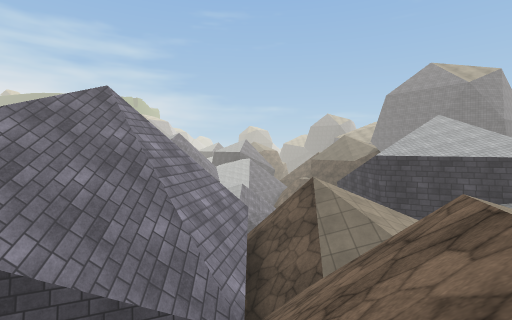
[1] (above)

20 first-person views from a walk through a Unity game level. The camera is 1.4 m above the floor, tilts 2° down and sees 85° across. The floor is counted in squares, 2 m on a side. Each view is taken from the middle of a square. On the plan, view 1 faces up. The plan holds only what a view shows up to about 9 squares ahead; the rest is blank. The place goes on beyond the plan. The player is left out. Some animated figures are left out. Some surface patterns are stand-ins.

[2]
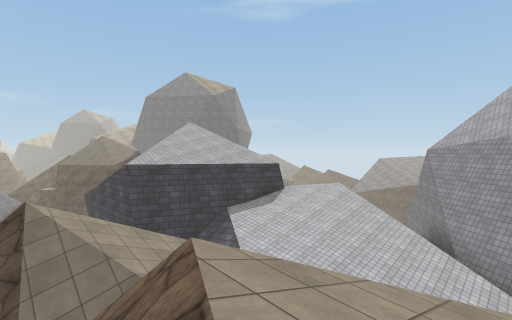

[3]
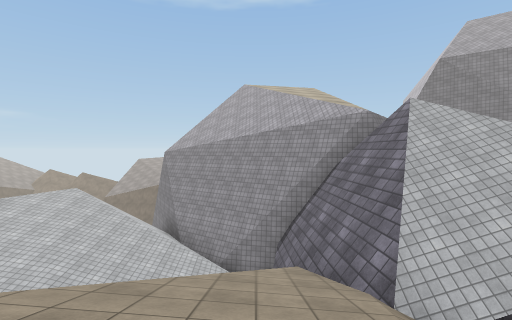

[4]
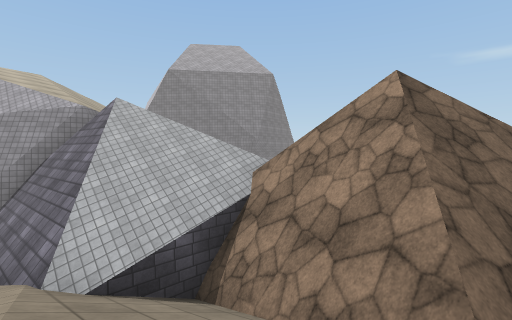

[5]
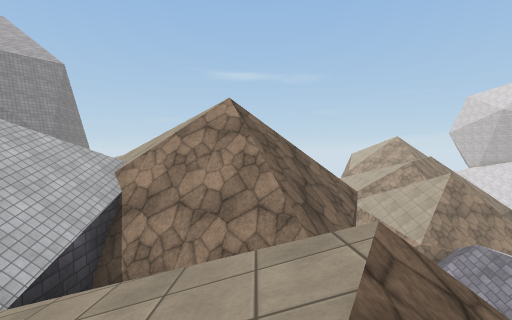

[6]
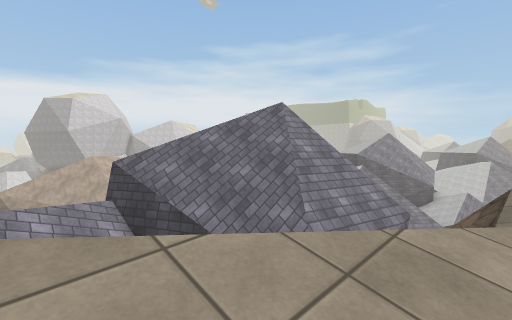

[7]
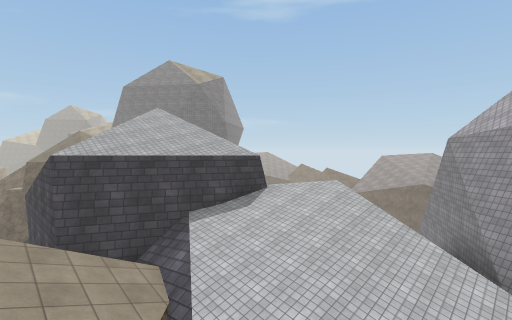

[8]
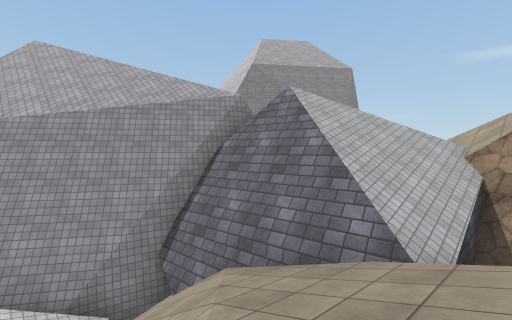

[9]
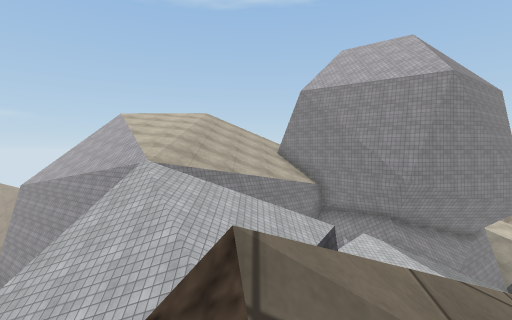

[10]
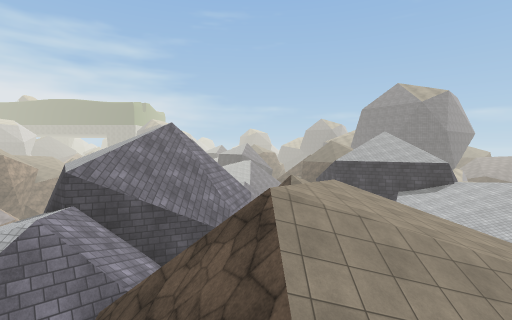

[11]
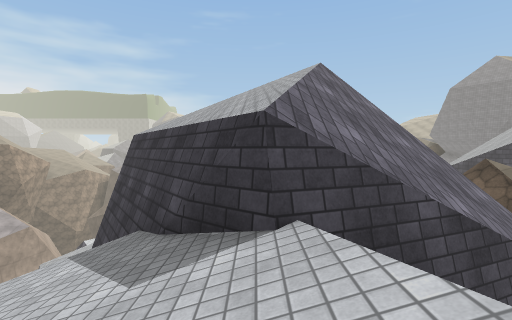

[12]
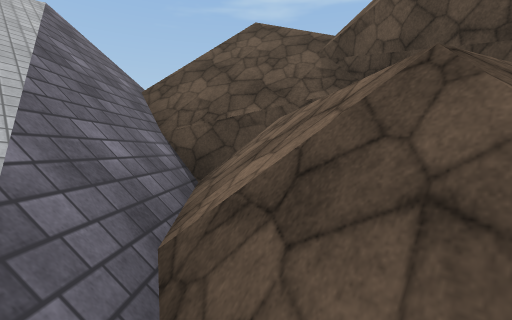

[13]
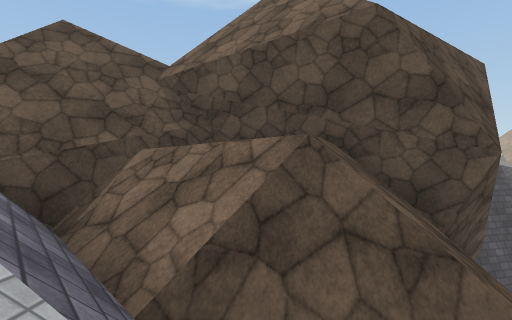

[14]
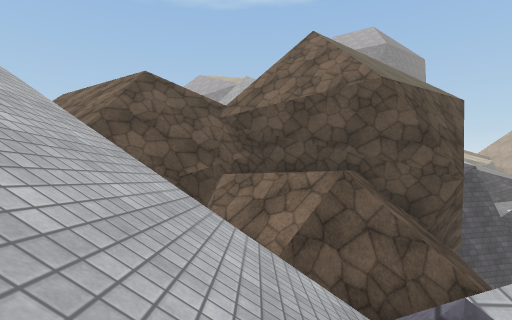

[15]
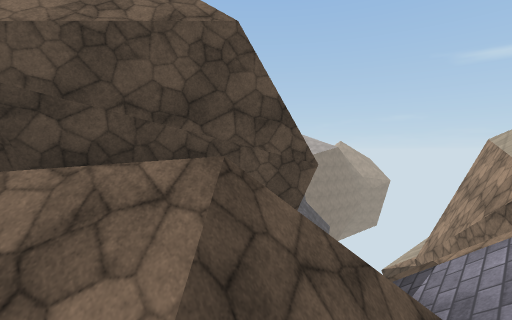

[16]
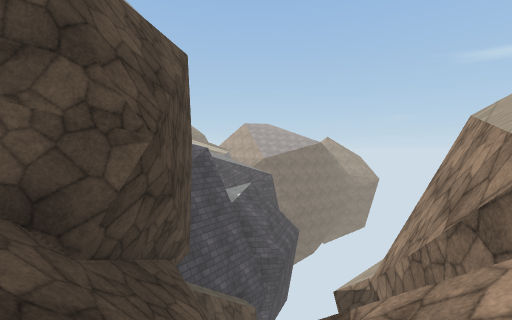

[17]
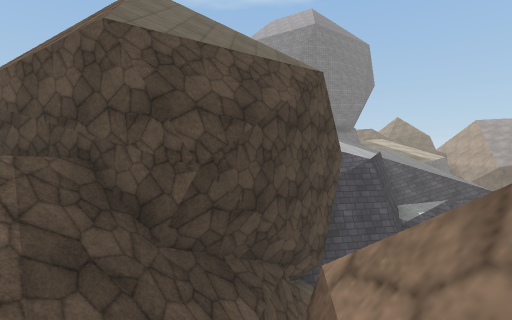

[18]
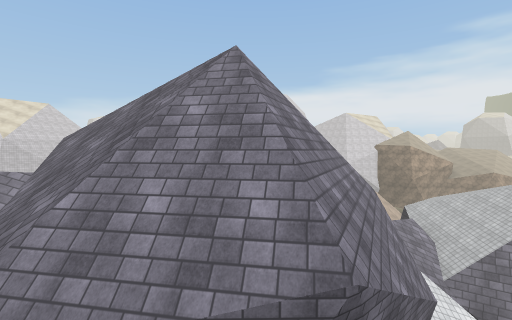

[19]
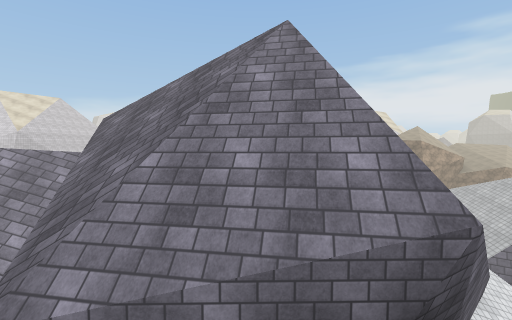

[20]
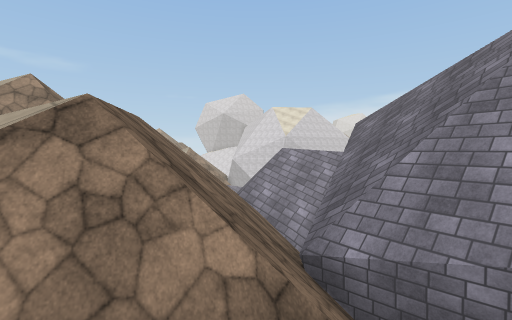

### Floor plan
Key: @ floor where view 1 was taken; # wall or solid block; . main floor; - floor 0.75 m lower than the main floor; : floor 1 m higher than the main floor; + floor 1.75 m higher than the main floor; _ floor 2.25 m lower than the main floor; < floor 3 m lower than the main floor; ( floor 6.25 m lower than the main floor; / step, stairs or slope; = window, fence, low wall or low ledge; ^ raised ledge; v drop or lower ground.
Columns run from 8 left of view 1 to 13 right of it. Each row starts with its distance up from view 1.
 13   ##        #
 12   =         #
 11     #v      #
 10     ##v     #
  9     v##//v  ###
  8     vv##//////####
  7      =^^///////////
  6  .:++==^///////////
  5 #v.:+.=#/#// //////
  4  #...-_#//##  ///// v#
  3  /v####/////   ////###
  2  <<#/////////  ///##
  1   <_/////////// /##
  0    /#=//@///////###
 -1    /v#////////#####
 -2   //v////////###v##
 -3  ///#=v////////vv#
 -4 ////=/(v/###//// =#
 -5  //=#/(///vv//////#
 -6   //#//////// ///
 -7   ////////////v//
 -8   ////#v//     vvv
 -9   ////##//      vvv
-10    #vv vv/      vvv
-11    ##v  vvv     vv
-12     ##  vvvv    vv
-13     ##v  vvv    v

Where each view was taken, in squares from view 1:
view 1: 0 up, 0 right, facing up
view 2: 1 up, 1 right, facing up-right
view 3: 0 up, 1 right, facing right
view 4: 1 down, 0 right, facing down-right
view 5: 1 up, 1 right, facing down
view 6: 0 up, 2 right, facing up-left
view 7: 2 up, 3 right, facing up-right
view 8: 2 up, 3 right, facing down-right
view 9: 6 down, 1 right, facing right
view 10: 5 down, 0 right, facing up
view 11: 0 up, 5 left, facing up
view 12: 6 down, 5 left, facing up-right
view 13: 5 down, 6 left, facing right
view 14: 4 down, 8 left, facing right
view 15: 4 down, 5 left, facing down-right
view 16: 7 down, 5 left, facing down-right
view 17: 9 down, 6 left, facing right
view 18: 7 up, 2 right, facing left
view 19: 6 up, 2 right, facing left
view 20: 6 up, 3 right, facing down-left
